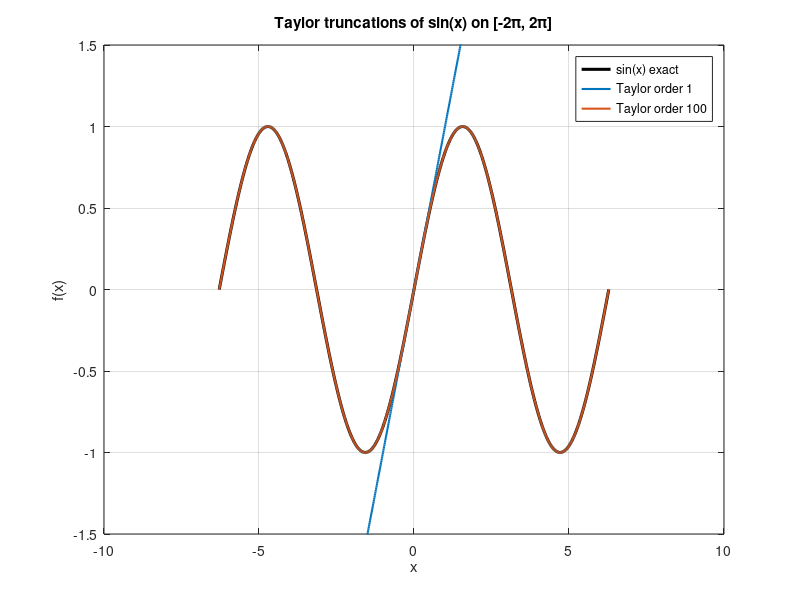

Reproduce this figure in MATLAB.
%% 01_taylor_sin_1D.m
%  Plot sin(x) and its Taylor truncations of order 1 and order 100.
%  (Derived from test_Taylor_fuctionsinus.m)
%
%  Pedagogical message:
%   - low order -> visible divergence outside a small interval
%   - very high order -> machine precision dominates; eventually overflow
%
%  Author : M. JANANE ALLAH (Medium Article 1, FDM Fundamentals)

clc; clear; close all;

%% Domain and exact reference
x       = linspace(-2*pi, 2*pi, 1000);
f_exact = sin(x);

%% Truncation orders to test
orders = [1, 100];

%% Plot
figure('Color', 'w', 'Position', [100 100 900 500]);
hold on; grid on; box on;
plot(x, f_exact, 'k', 'LineWidth', 2.2, 'DisplayName', 'sin(x) exact');

colors = {[0 0.45 0.74], [0.85 0.33 0.10]};
for idx = 1:length(orders)
    n        = orders(idx);
    f_taylor = zeros(size(x));
    for k = 0:floor(n/2)
        f_taylor = f_taylor + (-1)^k * x.^(2*k+1) / factorial(2*k+1);
    end
    plot(x, f_taylor, 'LineWidth', 1.5, 'Color', colors{idx}, ...
         'DisplayName', sprintf('Taylor order %d', n));
end

ylim([-1.5, 1.5]);
xlabel('x');
ylabel('f(x)');
title('Taylor truncations of sin(x) on [-2\pi, 2\pi]');
legend('Location', 'best');

%% Optional save
% print(gcf, '../figures/fig1_taylor_sin_1D.png', '-dpng', '-r150');
